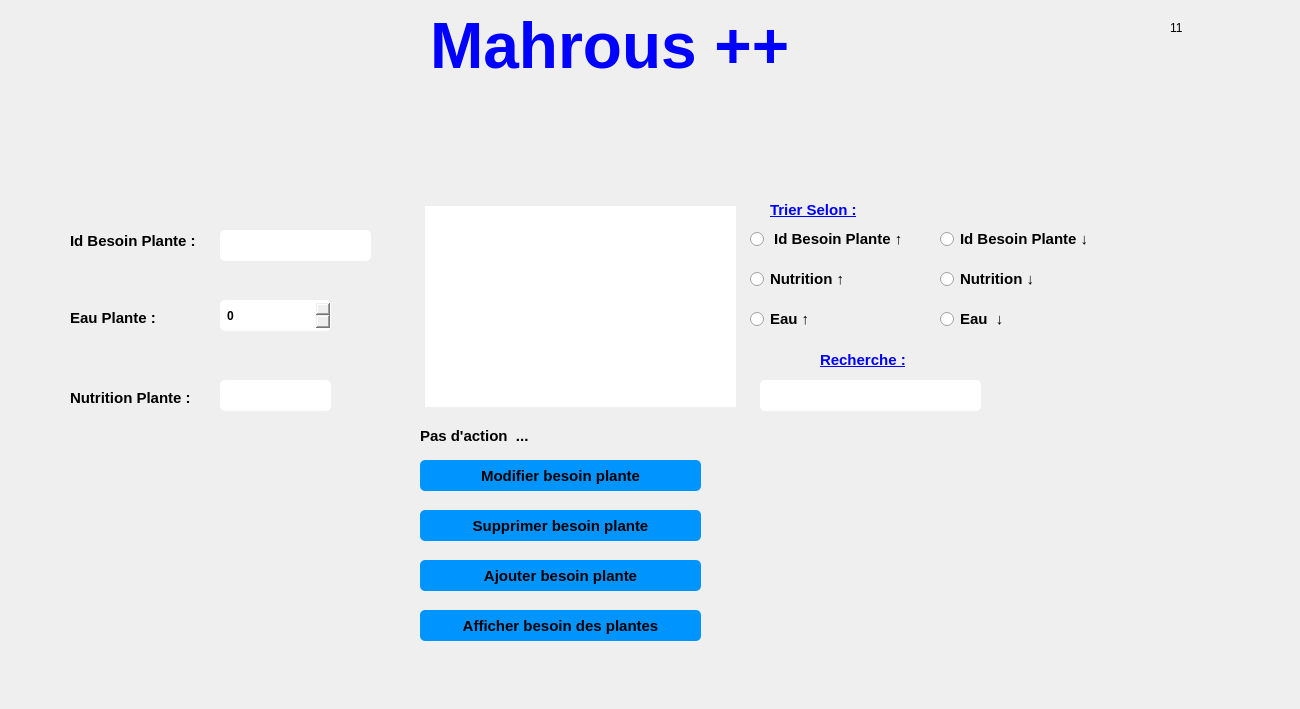
   <widget class="QWidget" name="page_12">
    <widget class="QPushButton" name="pushButton_118">
     <property name="geometry">
      <rect>
       <x>20</x>
       <y>160</y>
       <width>41</width>
       <height>31</height>
      </rect>
     </property>
     <property name="styleSheet">
      <string notr="true">QPushButton { border: none;image :url(A:/integration/integration final/back (5).png);}
QPushButton:hover
{
border: none;image :url(A:/integration/integration final/back (6).png);
}

</string>
     </property>
     <property name="text">
      <string/>
     </property>
    </widget>
    <widget class="QLabel" name="label_114">
     <property name="geometry">
      <rect>
       <x>1170</x>
       <y>20</y>
       <width>21</width>
       <height>16</height>
      </rect>
     </property>
     <property name="text">
      <string>11</string>
     </property>
    </widget>
    <widget class="QRadioButton" name="radioButton_49">
     <property name="geometry">
      <rect>
       <x>750</x>
       <y>310</y>
       <width>101</width>
       <height>18</height>
      </rect>
     </property>
     <property name="font">
      <font>
       <pointsize>11</pointsize>
       <weight>75</weight>
       <bold>true</bold>
      </font>
     </property>
     <property name="text">
      <string>Eau ↑</string>
     </property>
    </widget>
    <widget class="QPushButton" name="pushButton_119">
     <property name="geometry">
      <rect>
       <x>940</x>
       <y>450</y>
       <width>91</width>
       <height>91</height>
      </rect>
     </property>
     <property name="styleSheet">
      <string notr="true">QPushButton { border: none;image :url(C:/Users/ASUS/Downloads/bars (2).png);}
QPushButton:hover
{
border: none;image :url(C:/Users/ASUS/Downloads/bars (1).png);
}
</string>
     </property>
     <property name="text">
      <string/>
     </property>
    </widget>
    <widget class="QPushButton" name="pushButton_120">
     <property name="geometry">
      <rect>
       <x>420</x>
       <y>560</y>
       <width>281</width>
       <height>31</height>
      </rect>
     </property>
     <property name="font">
      <font>
       <pointsize>11</pointsize>
       <weight>75</weight>
       <bold>true</bold>
      </font>
     </property>
     <property name="styleSheet">
      <string notr="true">QPushButton {
padding: 5px;
border-radius: 5px;
background-color:#0094ff;
font-weight: bold;
}
QPushButton:hover
{
color :white;
}</string>
     </property>
     <property name="text">
      <string>Ajouter besoin plante</string>
     </property>
    </widget>
    <widget class="QRadioButton" name="radioButton_50">
     <property name="geometry">
      <rect>
       <x>750</x>
       <y>270</y>
       <width>111</width>
       <height>18</height>
      </rect>
     </property>
     <property name="font">
      <font>
       <pointsize>11</pointsize>
       <weight>75</weight>
       <bold>true</bold>
      </font>
     </property>
     <property name="text">
      <string>Nutrition ↑</string>
     </property>
    </widget>
    <widget class="QLabel" name="label_115">
     <property name="geometry">
      <rect>
       <x>330</x>
       <y>290</y>
       <width>61</width>
       <height>41</height>
      </rect>
     </property>
     <property name="styleSheet">
      <string notr="true">image:url(C:/Users/ASUS/Downloads/nature (4).png)</string>
     </property>
     <property name="text">
      <string/>
     </property>
    </widget>
    <widget class="QLineEdit" name="recherche_6">
     <property name="geometry">
      <rect>
       <x>760</x>
       <y>380</y>
       <width>221</width>
       <height>31</height>
      </rect>
     </property>
     <property name="styleSheet">
      <string notr="true">QLineEdit {
padding: 5px;
border-radius: 5px;

font-weight: bold;
}</string>
     </property>
    </widget>
    <widget class="QRadioButton" name="radioButton_51">
     <property name="geometry">
      <rect>
       <x>750</x>
       <y>230</y>
       <width>171</width>
       <height>18</height>
      </rect>
     </property>
     <property name="font">
      <font>
       <pointsize>11</pointsize>
       <weight>75</weight>
       <bold>true</bold>
      </font>
     </property>
     <property name="text">
      <string> Id Besoin Plante ↑</string>
     </property>
    </widget>
    <widget class="QRadioButton" name="radioButton_52">
     <property name="geometry">
      <rect>
       <x>940</x>
       <y>230</y>
       <width>161</width>
       <height>18</height>
      </rect>
     </property>
     <property name="font">
      <font>
       <pointsize>11</pointsize>
       <weight>75</weight>
       <bold>true</bold>
      </font>
     </property>
     <property name="text">
      <string>Id Besoin Plante ↓</string>
     </property>
    </widget>
    <widget class="QPushButton" name="pushButton_121">
     <property name="geometry">
      <rect>
       <x>750</x>
       <y>340</y>
       <width>61</width>
       <height>31</height>
      </rect>
     </property>
     <property name="font">
      <font>
       <pointsize>11</pointsize>
       <weight>75</weight>
       <bold>true</bold>
      </font>
     </property>
     <property name="styleSheet">
      <string notr="true">QPushButton { border: none;image :url(C:/Users/ASUS/Downloads/loupe.png);}
QPushButton:hover
{
border: none;image :url(C:/Users/ASUS/Downloads/business-and-finance (3).png);
}
</string>
     </property>
     <property name="text">
      <string/>
     </property>
    </widget>
    <widget class="QLabel" name="label_116">
     <property name="geometry">
      <rect>
       <x>70</x>
       <y>230</y>
       <width>151</width>
       <height>21</height>
      </rect>
     </property>
     <property name="font">
      <font>
       <pointsize>11</pointsize>
       <weight>75</weight>
       <bold>true</bold>
      </font>
     </property>
     <property name="text">
      <string>Id Besoin Plante :</string>
     </property>
    </widget>
    <widget class="QLabel" name="label_117">
     <property name="geometry">
      <rect>
       <x>420</x>
       <y>420</y>
       <width>321</width>
       <height>31</height>
      </rect>
     </property>
     <property name="font">
      <font>
       <pointsize>11</pointsize>
       <weight>75</weight>
       <bold>true</bold>
      </font>
     </property>
     <property name="text">
      <string>Pas d'action  ...</string>
     </property>
    </widget>
    <widget class="QRadioButton" name="radioButton_53">
     <property name="geometry">
      <rect>
       <x>940</x>
       <y>310</y>
       <width>83</width>
       <height>18</height>
      </rect>
     </property>
     <property name="font">
      <font>
       <pointsize>11</pointsize>
       <weight>75</weight>
       <bold>true</bold>
      </font>
     </property>
     <property name="text">
      <string>Eau  ↓</string>
     </property>
    </widget>
    <widget class="QTableView" name="afficher_besoin_palnte">
     <property name="geometry">
      <rect>
       <x>420</x>
       <y>201</y>
       <width>321</width>
       <height>211</height>
      </rect>
     </property>
     <property name="styleSheet">
      <string notr="true">QScrollBar:vertical {
                 background: #0094ff;
                }
                QScrollBar:horizontal {
                 background: #0094ff;
                }

QTableView  
{  
  qproperty-currentItemBackground: #cccccc;  
padding: 5px;
border-radius: 5px;

font-weight: bold;
}



</string>
     </property>
    </widget>
    <widget class="QPushButton" name="pushButton_122">
     <property name="geometry">
      <rect>
       <x>420</x>
       <y>510</y>
       <width>281</width>
       <height>31</height>
      </rect>
     </property>
     <property name="font">
      <font>
       <pointsize>11</pointsize>
       <weight>75</weight>
       <bold>true</bold>
      </font>
     </property>
     <property name="styleSheet">
      <string notr="true">QPushButton {
padding: 5px;
border-radius: 5px;
background-color:#0094ff;
font-weight: bold;
}
QPushButton:hover
{
color :white;
}</string>
     </property>
     <property name="text">
      <string>Supprimer besoin plante</string>
     </property>
    </widget>
    <widget class="QLabel" name="label_118">
     <property name="geometry">
      <rect>
       <x>70</x>
       <y>310</y>
       <width>131</width>
       <height>16</height>
      </rect>
     </property>
     <property name="font">
      <font>
       <pointsize>11</pointsize>
       <weight>75</weight>
       <bold>true</bold>
      </font>
     </property>
     <property name="text">
      <string>Eau Plante :</string>
     </property>
    </widget>
    <widget class="QLabel" name="label_119">
     <property name="geometry">
      <rect>
       <x>70</x>
       <y>390</y>
       <width>131</width>
       <height>16</height>
      </rect>
     </property>
     <property name="font">
      <font>
       <pointsize>11</pointsize>
       <weight>75</weight>
       <bold>true</bold>
      </font>
     </property>
     <property name="text">
      <string>Nutrition Plante :</string>
     </property>
    </widget>
    <widget class="QLabel" name="label_120">
     <property name="geometry">
      <rect>
       <x>770</x>
       <y>200</y>
       <width>111</width>
       <height>21</height>
      </rect>
     </property>
     <property name="font">
      <font>
       <pointsize>11</pointsize>
       <weight>75</weight>
       <bold>true</bold>
       <underline>true</underline>
      </font>
     </property>
     <property name="text">
      <string>&lt;html&gt;&lt;head/&gt;&lt;body&gt;&lt;p&gt;&lt;span style=&quot; color:#0000ff;&quot;&gt;Trier Selon :&lt;/span&gt;&lt;/p&gt;&lt;/body&gt;&lt;/html&gt;</string>
     </property>
    </widget>
    <widget class="QPushButton" name="pushButton_123">
     <property name="geometry">
      <rect>
       <x>420</x>
       <y>460</y>
       <width>281</width>
       <height>31</height>
      </rect>
     </property>
     <property name="font">
      <font>
       <pointsize>11</pointsize>
       <weight>75</weight>
       <bold>true</bold>
      </font>
     </property>
     <property name="styleSheet">
      <string notr="true">QPushButton {
padding: 5px;
border-radius: 5px;
background-color:#0094ff;
font-weight: bold;
}
QPushButton:hover
{
color :white;
}</string>
     </property>
     <property name="text">
      <string>Modifier besoin plante</string>
     </property>
    </widget>
    <widget class="QLineEdit" name="cx_idbp">
     <property name="geometry">
      <rect>
       <x>220</x>
       <y>230</y>
       <width>151</width>
       <height>31</height>
      </rect>
     </property>
     <property name="styleSheet">
      <string notr="true">QLineEdit {
padding: 5px;
border-radius: 5px;

font-weight: bold;
}</string>
     </property>
    </widget>
    <widget class="QPushButton" name="pushButton_124">
     <property name="geometry">
      <rect>
       <x>420</x>
       <y>610</y>
       <width>281</width>
       <height>31</height>
      </rect>
     </property>
     <property name="font">
      <font>
       <pointsize>11</pointsize>
       <weight>75</weight>
       <bold>true</bold>
      </font>
     </property>
     <property name="styleSheet">
      <string notr="true">QPushButton {
padding: 5px;
border-radius: 5px;
background-color:#0094ff;
font-weight: bold;
}
QPushButton:hover
{
color :white;
}</string>
     </property>
     <property name="text">
      <string>Afficher besoin des plantes</string>
     </property>
    </widget>
    <widget class="QLineEdit" name="cx_nutp">
     <property name="geometry">
      <rect>
       <x>220</x>
       <y>380</y>
       <width>111</width>
       <height>31</height>
      </rect>
     </property>
     <property name="styleSheet">
      <string notr="true">QLineEdit {
padding: 5px;
border-radius: 5px;

font-weight: bold;
}</string>
     </property>
    </widget>
    <widget class="QLabel" name="label_121">
     <property name="geometry">
      <rect>
       <x>340</x>
       <y>380</y>
       <width>47</width>
       <height>31</height>
      </rect>
     </property>
     <property name="styleSheet">
      <string notr="true">image:url(C:/Users/ASUS/Downloads/nature (5).png)</string>
     </property>
     <property name="text">
      <string/>
     </property>
    </widget>
    <widget class="QRadioButton" name="radioButton_54">
     <property name="geometry">
      <rect>
       <x>940</x>
       <y>270</y>
       <width>111</width>
       <height>18</height>
      </rect>
     </property>
     <property name="font">
      <font>
       <pointsize>11</pointsize>
       <weight>75</weight>
       <bold>true</bold>
      </font>
     </property>
     <property name="text">
      <string>Nutrition ↓</string>
     </property>
    </widget>
    <widget class="QSpinBox" name="Eau">
     <property name="geometry">
      <rect>
       <x>220</x>
       <y>300</y>
       <width>111</width>
       <height>31</height>
      </rect>
     </property>
     <property name="styleSheet">
      <string notr="true">
padding: 5px;
border-radius: 5px;

font-weight: bold;
</string>
     </property>
    </widget>
    <widget class="QLabel" name="label_58">
     <property name="geometry">
      <rect>
       <x>430</x>
       <y>10</y>
       <width>411</width>
       <height>71</height>
      </rect>
     </property>
     <property name="text">
      <string>&lt;html&gt;&lt;head/&gt;&lt;body&gt;&lt;p&gt;&lt;span style=&quot; font-size:48pt; font-weight:600; color:#0000ff;&quot;&gt;Mahrous ++&lt;/span&gt;&lt;/p&gt;&lt;/body&gt;&lt;/html&gt;</string>
     </property>
    </widget>
    <widget class="QPushButton" name="pushButton_134">
     <property name="geometry">
      <rect>
       <x>1110</x>
       <y>450</y>
       <width>91</width>
       <height>91</height>
      </rect>
     </property>
     <property name="styleSheet">
      <string notr="true">QPushButton { border: none;image :url(C:/Users/ASUS/Downloads/pdf (1).png);}
QPushButton:hover
{
border: none;image :url(C:/Users/ASUS/Downloads/multimedia (1).png);
}
</string>
     </property>
     <property name="text">
      <string/>
     </property>
    </widget>
    <widget class="QLabel" name="label_171">
     <property name="geometry">
      <rect>
       <x>0</x>
       <y>0</y>
       <width>1291</width>
       <height>700</height>
      </rect>
     </property>
     <property name="text">
      <string/>
     </property>
     <property name="pixmap">
      <pixmap>../../../../PROJET QT/qt/template.png</pixmap>
     </property>
    </widget>
    <widget class="QPushButton" name="pushButton_209">
     <property name="geometry">
      <rect>
       <x>1110</x>
       <y>560</y>
       <width>101</width>
       <height>91</height>
      </rect>
     </property>
     <property name="styleSheet">
      <string notr="true">QPushButton { border: none;image :url(C:/Users/ASUS/Downloads/file.png);}
QPushButton:hover
{
border: none;image :url(C:/Users/ASUS/Downloads/file (1).png);
}

</string>
     </property>
     <property name="text">
      <string/>
     </property>
    </widget>
    <widget class="QLabel" name="label_215">
     <property name="geometry">
      <rect>
       <x>820</x>
       <y>350</y>
       <width>121</width>
       <height>21</height>
      </rect>
     </property>
     <property name="font">
      <font>
       <pointsize>11</pointsize>
       <weight>75</weight>
       <bold>true</bold>
       <underline>true</underline>
      </font>
     </property>
     <property name="text">
      <string>&lt;html&gt;&lt;head/&gt;&lt;body&gt;&lt;p&gt;&lt;span style=&quot; color:#0000ff;&quot;&gt;Recherche :&lt;/span&gt;&lt;/p&gt;&lt;/body&gt;&lt;/html&gt;</string>
     </property>
    </widget>
    <widget class="QLabel" name="label_235">
     <property name="geometry">
      <rect>
       <x>710</x>
       <y>510</y>
       <width>31</width>
       <height>31</height>
      </rect>
     </property>
     <property name="styleSheet">
      <string notr="true">image:url(C:/Users/ASUS/Downloads/delete.png)</string>
     </property>
     <property name="text">
      <string/>
     </property>
    </widget>
    <widget class="QLabel" name="label_249">
     <property name="geometry">
      <rect>
       <x>710</x>
       <y>560</y>
       <width>31</width>
       <height>31</height>
      </rect>
     </property>
     <property name="styleSheet">
      <string notr="true">image:url(C:/Users/ASUS/Downloads/plus.png)</string>
     </property>
     <property name="text">
      <string/>
     </property>
    </widget>
    <widget class="QLabel" name="label_256">
     <property name="geometry">
      <rect>
       <x>710</x>
       <y>610</y>
       <width>31</width>
       <height>25</height>
      </rect>
     </property>
     <property name="styleSheet">
      <string notr="true">image:url(A:/integration/integration final/afficher.png)</string>
     </property>
     <property name="text">
      <string/>
     </property>
    </widget>
    <widget class="QLabel" name="label_268">
     <property name="geometry">
      <rect>
       <x>710</x>
       <y>460</y>
       <width>31</width>
       <height>31</height>
      </rect>
     </property>
     <property name="styleSheet">
      <string notr="true">image:url(A:/integration/integration final/modif.png)</string>
     </property>
     <property name="text">
      <string/>
     </property>
    </widget>
    <widget class="QLabel" name="text_idbp">
     <property name="geometry">
      <rect>
       <x>220</x>
       <y>270</y>
       <width>181</width>
       <height>16</height>
      </rect>
     </property>
     <property name="text">
      <string/>
     </property>
    </widget>
    <widget class="QLabel" name="remarque_idbp">
     <property name="geometry">
      <rect>
       <x>380</x>
       <y>233</y>
       <width>21</width>
       <height>21</height>
      </rect>
     </property>
     <property name="text">
      <string/>
     </property>
    </widget>
    <widget class="QLabel" name="text_eaup">
     <property name="geometry">
      <rect>
       <x>220</x>
       <y>350</y>
       <width>191</width>
       <height>16</height>
      </rect>
     </property>
     <property name="text">
      <string/>
     </property>
    </widget>
    <widget class="QLabel" name="remarque_eaup">
     <property name="geometry">
      <rect>
       <x>390</x>
       <y>310</y>
       <width>21</width>
       <height>21</height>
      </rect>
     </property>
     <property name="text">
      <string/>
     </property>
    </widget>
    <widget class="QLabel" name="text_nutp">
     <property name="geometry">
      <rect>
       <x>220</x>
       <y>430</y>
       <width>141</width>
       <height>16</height>
      </rect>
     </property>
     <property name="text">
      <string/>
     </property>
    </widget>
    <widget class="QLabel" name="remarque_nutp">
     <property name="geometry">
      <rect>
       <x>390</x>
       <y>390</y>
       <width>31</width>
       <height>21</height>
      </rect>
     </property>
     <property name="text">
      <string/>
     </property>
    </widget>
    <zorder>label_171</zorder>
    <zorder>pushButton_118</zorder>
    <zorder>label_114</zorder>
    <zorder>radioButton_49</zorder>
    <zorder>pushButton_119</zorder>
    <zorder>pushButton_120</zorder>
    <zorder>radioButton_50</zorder>
    <zorder>label_115</zorder>
    <zorder>recherche_6</zorder>
    <zorder>radioButton_51</zorder>
    <zorder>radioButton_52</zorder>
    <zorder>pushButton_121</zorder>
    <zorder>label_116</zorder>
    <zorder>label_117</zorder>
    <zorder>radioButton_53</zorder>
    <zorder>afficher_besoin_palnte</zorder>
    <zorder>pushButton_122</zorder>
    <zorder>label_118</zorder>
    <zorder>label_119</zorder>
    <zorder>label_120</zorder>
    <zorder>pushButton_123</zorder>
    <zorder>cx_idbp</zorder>
    <zorder>pushButton_124</zorder>
    <zorder>cx_nutp</zorder>
    <zorder>label_121</zorder>
    <zorder>radioButton_54</zorder>
    <zorder>Eau</zorder>
    <zorder>label_58</zorder>
    <zorder>pushButton_134</zorder>
    <zorder>pushButton_209</zorder>
    <zorder>label_215</zorder>
    <zorder>label_235</zorder>
    <zorder>label_249</zorder>
    <zorder>label_256</zorder>
    <zorder>label_268</zorder>
    <zorder>text_idbp</zorder>
    <zorder>remarque_idbp</zorder>
    <zorder>text_eaup</zorder>
    <zorder>remarque_eaup</zorder>
    <zorder>text_nutp</zorder>
    <zorder>remarque_nutp</zorder>
   </widget>
